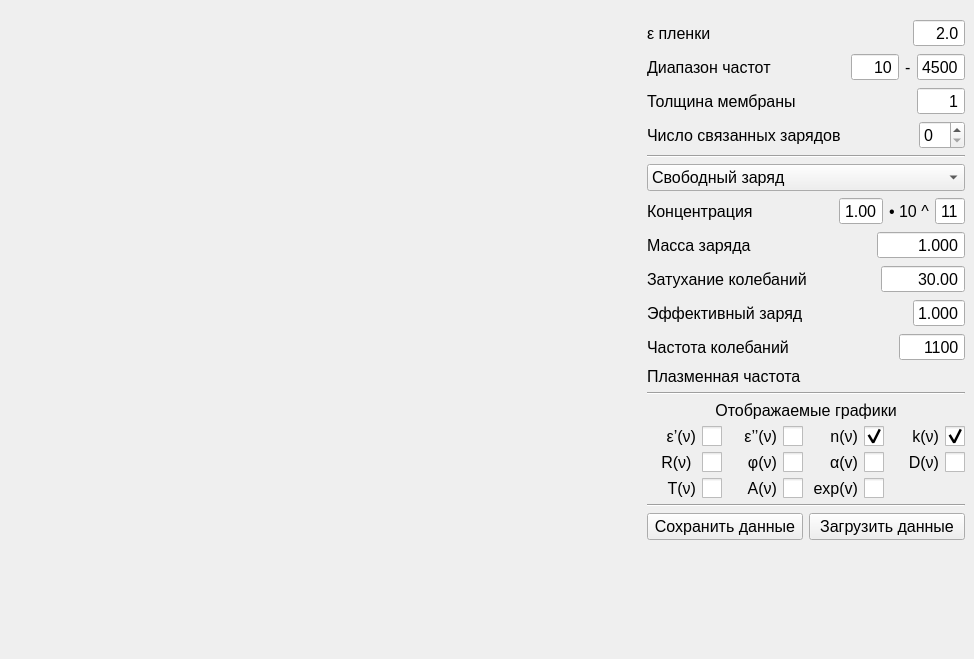
<?xml version="1.0" encoding="UTF-8"?>
<ui version="4.0">
 <class>MainWindow</class>
 <widget class="QMainWindow" name="MainWindow">
  <property name="enabled">
   <bool>true</bool>
  </property>
  <property name="geometry">
   <rect>
    <x>0</x>
    <y>0</y>
    <width>974</width>
    <height>659</height>
   </rect>
  </property>
  <property name="font">
   <font>
    <family>Arial</family>
    <pointsize>12</pointsize>
   </font>
  </property>
  <property name="windowTitle">
   <string>MainWindow</string>
  </property>
  <property name="layoutDirection">
   <enum>Qt::RightToLeft</enum>
  </property>
  <property name="tabShape">
   <enum>QTabWidget::Rounded</enum>
  </property>
  <widget class="QWidget" name="centralwidget">
   <property name="enabled">
    <bool>true</bool>
   </property>
   <layout class="QVBoxLayout" name="verticalLayout_2">
    <item>
     <layout class="QVBoxLayout" name="MainVerticalLayout" stretch="0">
      <property name="sizeConstraint">
       <enum>QLayout::SetMaximumSize</enum>
      </property>
      <property name="topMargin">
       <number>0</number>
      </property>
      <item>
       <layout class="QHBoxLayout" name="GraphHorizontalLayout">
        <property name="sizeConstraint">
         <enum>QLayout::SetDefaultConstraint</enum>
        </property>
        <item>
         <layout class="QVBoxLayout" name="ParamsVerticalLayout">
          <property name="sizeConstraint">
           <enum>QLayout::SetDefaultConstraint</enum>
          </property>
          <property name="topMargin">
           <number>10</number>
          </property>
          <item>
           <layout class="QFormLayout" name="MainParamsLayout">
            <property name="sizeConstraint">
             <enum>QLayout::SetDefaultConstraint</enum>
            </property>
            <property name="fieldGrowthPolicy">
             <enum>QFormLayout::AllNonFixedFieldsGrow</enum>
            </property>
            <property name="rowWrapPolicy">
             <enum>QFormLayout::DontWrapRows</enum>
            </property>
            <item row="0" column="0">
             <widget class="QDoubleSpinBox" name="EpsilonLimitInput">
              <property name="sizePolicy">
               <sizepolicy hsizetype="Preferred" vsizetype="Preferred">
                <horstretch>0</horstretch>
                <verstretch>0</verstretch>
               </sizepolicy>
              </property>
              <property name="font">
               <font>
                <family>Arial</family>
                <pointsize>12</pointsize>
               </font>
              </property>
              <property name="layoutDirection">
               <enum>Qt::LeftToRight</enum>
              </property>
              <property name="autoFillBackground">
               <bool>false</bool>
              </property>
              <property name="wrapping">
               <bool>false</bool>
              </property>
              <property name="alignment">
               <set>Qt::AlignRight|Qt::AlignTrailing|Qt::AlignVCenter</set>
              </property>
              <property name="buttonSymbols">
               <enum>QAbstractSpinBox::NoButtons</enum>
              </property>
              <property name="decimals">
               <number>1</number>
              </property>
              <property name="maximum">
               <double>100.000000000000000</double>
              </property>
              <property name="value">
               <double>2.000000000000000</double>
              </property>
             </widget>
            </item>
            <item row="0" column="1">
             <widget class="QLabel" name="EpsilonLimitText">
              <property name="font">
               <font>
                <family>Arial</family>
                <pointsize>12</pointsize>
                <weight>50</weight>
                <bold>false</bold>
               </font>
              </property>
              <property name="text">
               <string>ε пленки</string>
              </property>
             </widget>
            </item>
            <item row="1" column="0">
             <layout class="QHBoxLayout" name="W_RangeLayout">
              <item>
               <widget class="QDoubleSpinBox" name="W2_RangeInput">
                <property name="sizePolicy">
                 <sizepolicy hsizetype="Preferred" vsizetype="Fixed">
                  <horstretch>0</horstretch>
                  <verstretch>0</verstretch>
                 </sizepolicy>
                </property>
                <property name="font">
                 <font>
                  <family>Arial</family>
                  <pointsize>12</pointsize>
                 </font>
                </property>
                <property name="layoutDirection">
                 <enum>Qt::LeftToRight</enum>
                </property>
                <property name="inputMethodHints">
                 <set>Qt::ImhFormattedNumbersOnly</set>
                </property>
                <property name="alignment">
                 <set>Qt::AlignRight|Qt::AlignTrailing|Qt::AlignVCenter</set>
                </property>
                <property name="buttonSymbols">
                 <enum>QAbstractSpinBox::NoButtons</enum>
                </property>
                <property name="decimals">
                 <number>0</number>
                </property>
                <property name="maximum">
                 <double>9999.000000000000000</double>
                </property>
                <property name="value">
                 <double>4500.000000000000000</double>
                </property>
               </widget>
              </item>
              <item>
               <widget class="QLabel" name="RangeSpliterText">
                <property name="font">
                 <font>
                  <pointsize>12</pointsize>
                 </font>
                </property>
                <property name="text">
                 <string>-</string>
                </property>
               </widget>
              </item>
              <item>
               <widget class="QDoubleSpinBox" name="W1_RangeInput">
                <property name="font">
                 <font>
                  <family>Arial</family>
                  <pointsize>12</pointsize>
                 </font>
                </property>
                <property name="layoutDirection">
                 <enum>Qt::LeftToRight</enum>
                </property>
                <property name="alignment">
                 <set>Qt::AlignRight|Qt::AlignTrailing|Qt::AlignVCenter</set>
                </property>
                <property name="buttonSymbols">
                 <enum>QAbstractSpinBox::NoButtons</enum>
                </property>
                <property name="decimals">
                 <number>0</number>
                </property>
                <property name="maximum">
                 <double>9999.000000000000000</double>
                </property>
                <property name="value">
                 <double>10.000000000000000</double>
                </property>
               </widget>
              </item>
             </layout>
            </item>
            <item row="1" column="1">
             <widget class="QLabel" name="W_RangeText">
              <property name="font">
               <font>
                <family>Arial</family>
                <pointsize>12</pointsize>
               </font>
              </property>
              <property name="text">
               <string>Диапазон частот</string>
              </property>
              <property name="textFormat">
               <enum>Qt::AutoText</enum>
              </property>
             </widget>
            </item>
            <item row="2" column="0">
             <widget class="QDoubleSpinBox" name="ThicknessInput">
              <property name="sizePolicy">
               <sizepolicy hsizetype="Expanding" vsizetype="Minimum">
                <horstretch>0</horstretch>
                <verstretch>0</verstretch>
               </sizepolicy>
              </property>
              <property name="font">
               <font>
                <family>Arial</family>
                <pointsize>12</pointsize>
               </font>
              </property>
              <property name="layoutDirection">
               <enum>Qt::LeftToRight</enum>
              </property>
              <property name="alignment">
               <set>Qt::AlignRight|Qt::AlignTrailing|Qt::AlignVCenter</set>
              </property>
              <property name="buttonSymbols">
               <enum>QAbstractSpinBox::NoButtons</enum>
              </property>
              <property name="decimals">
               <number>0</number>
              </property>
              <property name="maximum">
               <double>9999.000000000000000</double>
              </property>
              <property name="value">
               <double>1.000000000000000</double>
              </property>
             </widget>
            </item>
            <item row="2" column="1">
             <widget class="QLabel" name="MembraneThicknessText">
              <property name="font">
               <font>
                <family>Arial</family>
                <pointsize>12</pointsize>
               </font>
              </property>
              <property name="text">
               <string>Толщина мембраны</string>
              </property>
             </widget>
            </item>
            <item row="3" column="1">
             <widget class="QLabel" name="ChargeCountLabel">
              <property name="font">
               <font>
                <family>Arial</family>
                <pointsize>12</pointsize>
               </font>
              </property>
              <property name="text">
               <string>Число связанных зарядов </string>
              </property>
             </widget>
            </item>
            <item row="3" column="0">
             <widget class="QSpinBox" name="BoundCountInput">
              <property name="font">
               <font>
                <family>Arial</family>
                <pointsize>12</pointsize>
               </font>
              </property>
              <property name="layoutDirection">
               <enum>Qt::LeftToRight</enum>
              </property>
              <property name="correctionMode">
               <enum>QAbstractSpinBox::CorrectToPreviousValue</enum>
              </property>
              <property name="minimum">
               <number>0</number>
              </property>
              <property name="maximum">
               <number>10</number>
              </property>
              <property name="value">
               <number>0</number>
              </property>
             </widget>
            </item>
           </layout>
          </item>
          <item>
           <widget class="Line" name="line">
            <property name="orientation">
             <enum>Qt::Horizontal</enum>
            </property>
           </widget>
          </item>
          <item>
           <widget class="QComboBox" name="ChargeComboBox">
            <property name="font">
             <font>
              <family>Arial</family>
              <pointsize>12</pointsize>
             </font>
            </property>
            <property name="layoutDirection">
             <enum>Qt::LeftToRight</enum>
            </property>
            <property name="editable">
             <bool>false</bool>
            </property>
            <property name="currentText">
             <string>Свободный заряд</string>
            </property>
            <property name="currentIndex">
             <number>0</number>
            </property>
            <property name="maxVisibleItems">
             <number>10</number>
            </property>
            <property name="maxCount">
             <number>200</number>
            </property>
            <property name="duplicatesEnabled">
             <bool>false</bool>
            </property>
            <item>
             <property name="text">
              <string>Свободный заряд</string>
             </property>
            </item>
           </widget>
          </item>
          <item>
           <layout class="QHBoxLayout" name="horizontalLayout">
            <property name="sizeConstraint">
             <enum>QLayout::SetMinAndMaxSize</enum>
            </property>
            <property name="topMargin">
             <number>0</number>
            </property>
            <item>
             <widget class="QDoubleSpinBox" name="NInputPow">
              <property name="sizePolicy">
               <sizepolicy hsizetype="Maximum" vsizetype="Ignored">
                <horstretch>0</horstretch>
                <verstretch>0</verstretch>
               </sizepolicy>
              </property>
              <property name="font">
               <font>
                <family>Arial</family>
                <pointsize>12</pointsize>
               </font>
              </property>
              <property name="layoutDirection">
               <enum>Qt::LeftToRight</enum>
              </property>
              <property name="alignment">
               <set>Qt::AlignRight|Qt::AlignTrailing|Qt::AlignVCenter</set>
              </property>
              <property name="buttonSymbols">
               <enum>QAbstractSpinBox::NoButtons</enum>
              </property>
              <property name="suffix">
               <string/>
              </property>
              <property name="decimals">
               <number>0</number>
              </property>
              <property name="minimum">
               <double>1.000000000000000</double>
              </property>
              <property name="maximum">
               <double>23.000000000000000</double>
              </property>
              <property name="value">
               <double>11.000000000000000</double>
              </property>
             </widget>
            </item>
            <item>
             <widget class="QLabel" name="Npow">
              <property name="sizePolicy">
               <sizepolicy hsizetype="Maximum" vsizetype="Minimum">
                <horstretch>0</horstretch>
                <verstretch>0</verstretch>
               </sizepolicy>
              </property>
              <property name="font">
               <font>
                <family>Arial</family>
                <pointsize>12</pointsize>
               </font>
              </property>
              <property name="text">
               <string>• 10 ^</string>
              </property>
              <property name="textFormat">
               <enum>Qt::AutoText</enum>
              </property>
              <property name="scaledContents">
               <bool>true</bool>
              </property>
             </widget>
            </item>
            <item>
             <widget class="QDoubleSpinBox" name="NInput">
              <property name="sizePolicy">
               <sizepolicy hsizetype="Maximum" vsizetype="Fixed">
                <horstretch>0</horstretch>
                <verstretch>0</verstretch>
               </sizepolicy>
              </property>
              <property name="font">
               <font>
                <family>Arial</family>
                <pointsize>12</pointsize>
               </font>
              </property>
              <property name="layoutDirection">
               <enum>Qt::LeftToRight</enum>
              </property>
              <property name="wrapping">
               <bool>false</bool>
              </property>
              <property name="frame">
               <bool>true</bool>
              </property>
              <property name="alignment">
               <set>Qt::AlignRight|Qt::AlignTrailing|Qt::AlignVCenter</set>
              </property>
              <property name="buttonSymbols">
               <enum>QAbstractSpinBox::NoButtons</enum>
              </property>
              <property name="showGroupSeparator" stdset="0">
               <bool>false</bool>
              </property>
              <property name="decimals">
               <number>2</number>
              </property>
              <property name="maximum">
               <double>9.000000000000000</double>
              </property>
              <property name="value">
               <double>1.000000000000000</double>
              </property>
             </widget>
            </item>
            <item>
             <widget class="QLabel" name="NLabel">
              <property name="font">
               <font>
                <family>Arial</family>
                <pointsize>12</pointsize>
               </font>
              </property>
              <property name="styleSheet">
               <string notr="true">label-&gt;setText(&quot;&lt;html&gt;&lt;head/&gt;&lt;body&gt;&lt;p&gt;U&lt;span style=&quot;&quot; vertical-align:sub;&quot;&quot;&gt;ABC&lt;/span&gt;&lt;/p&gt;&lt;/body&gt;&lt;/html&gt;&quot;);
</string>
              </property>
              <property name="text">
               <string>Концентрация</string>
              </property>
             </widget>
            </item>
           </layout>
          </item>
          <item>
           <layout class="QFormLayout" name="ChargeLayout">
            <property name="sizeConstraint">
             <enum>QLayout::SetMaximumSize</enum>
            </property>
            <property name="fieldGrowthPolicy">
             <enum>QFormLayout::AllNonFixedFieldsGrow</enum>
            </property>
            <property name="rowWrapPolicy">
             <enum>QFormLayout::DontWrapRows</enum>
            </property>
            <item row="1" column="0">
             <widget class="QDoubleSpinBox" name="ChargeMassInput">
              <property name="sizePolicy">
               <sizepolicy hsizetype="Fixed" vsizetype="Fixed">
                <horstretch>0</horstretch>
                <verstretch>0</verstretch>
               </sizepolicy>
              </property>
              <property name="font">
               <font>
                <family>Arial</family>
                <pointsize>12</pointsize>
               </font>
              </property>
              <property name="layoutDirection">
               <enum>Qt::LeftToRight</enum>
              </property>
              <property name="alignment">
               <set>Qt::AlignRight|Qt::AlignTrailing|Qt::AlignVCenter</set>
              </property>
              <property name="buttonSymbols">
               <enum>QAbstractSpinBox::NoButtons</enum>
              </property>
              <property name="decimals">
               <number>3</number>
              </property>
              <property name="maximum">
               <double>10000.000000000000000</double>
              </property>
              <property name="value">
               <double>1.000000000000000</double>
              </property>
             </widget>
            </item>
            <item row="1" column="1">
             <widget class="QLabel" name="ChargeMassLabel">
              <property name="font">
               <font>
                <family>Arial</family>
                <pointsize>12</pointsize>
               </font>
              </property>
              <property name="text">
               <string>Масса заряда</string>
              </property>
             </widget>
            </item>
            <item row="2" column="0">
             <widget class="QDoubleSpinBox" name="GammaInput">
              <property name="font">
               <font>
                <family>Arial</family>
                <pointsize>12</pointsize>
               </font>
              </property>
              <property name="alignment">
               <set>Qt::AlignRight|Qt::AlignTrailing|Qt::AlignVCenter</set>
              </property>
              <property name="buttonSymbols">
               <enum>QAbstractSpinBox::NoButtons</enum>
              </property>
              <property name="minimum">
               <double>-99999.990000000005239</double>
              </property>
              <property name="maximum">
               <double>99999.990000000005239</double>
              </property>
              <property name="value">
               <double>30.000000000000000</double>
              </property>
             </widget>
            </item>
            <item row="2" column="1">
             <widget class="QLabel" name="GammaLabel">
              <property name="font">
               <font>
                <family>Arial</family>
                <pointsize>12</pointsize>
               </font>
              </property>
              <property name="text">
               <string>Затухание колебаний</string>
              </property>
             </widget>
            </item>
            <item row="3" column="1">
             <widget class="QLabel" name="EffectiveChargeLabel">
              <property name="font">
               <font>
                <family>Arial</family>
                <pointsize>12</pointsize>
               </font>
              </property>
              <property name="text">
               <string>Эффективный заряд </string>
              </property>
             </widget>
            </item>
            <item row="3" column="0">
             <widget class="QDoubleSpinBox" name="EffectiveChargeInput">
              <property name="sizePolicy">
               <sizepolicy hsizetype="Maximum" vsizetype="Fixed">
                <horstretch>0</horstretch>
                <verstretch>0</verstretch>
               </sizepolicy>
              </property>
              <property name="font">
               <font>
                <family>Arial</family>
                <pointsize>12</pointsize>
               </font>
              </property>
              <property name="layoutDirection">
               <enum>Qt::LeftToRight</enum>
              </property>
              <property name="alignment">
               <set>Qt::AlignRight|Qt::AlignTrailing|Qt::AlignVCenter</set>
              </property>
              <property name="buttonSymbols">
               <enum>QAbstractSpinBox::NoButtons</enum>
              </property>
              <property name="decimals">
               <number>3</number>
              </property>
              <property name="minimum">
               <double>1.000000000000000</double>
              </property>
              <property name="maximum">
               <double>4.000000000000000</double>
              </property>
             </widget>
            </item>
            <item row="4" column="1">
             <widget class="QLabel" name="FreqLabel">
              <property name="enabled">
               <bool>true</bool>
              </property>
              <property name="font">
               <font>
                <family>Arial</family>
                <pointsize>12</pointsize>
               </font>
              </property>
              <property name="text">
               <string>Частота колебаний</string>
              </property>
             </widget>
            </item>
            <item row="4" column="0">
             <widget class="QDoubleSpinBox" name="FreqInput">
              <property name="font">
               <font>
                <family>Arial</family>
                <pointsize>12</pointsize>
               </font>
              </property>
              <property name="layoutDirection">
               <enum>Qt::LeftToRight</enum>
              </property>
              <property name="alignment">
               <set>Qt::AlignRight|Qt::AlignTrailing|Qt::AlignVCenter</set>
              </property>
              <property name="buttonSymbols">
               <enum>QAbstractSpinBox::NoButtons</enum>
              </property>
              <property name="decimals">
               <number>0</number>
              </property>
              <property name="maximum">
               <double>999999.000000000000000</double>
              </property>
              <property name="value">
               <double>1100.000000000000000</double>
              </property>
             </widget>
            </item>
            <item row="5" column="1">
             <widget class="QLabel" name="PlasmOmegaHintLabel">
              <property name="font">
               <font>
                <family>Arial</family>
                <pointsize>12</pointsize>
               </font>
              </property>
              <property name="text">
               <string>Плазменная частота</string>
              </property>
             </widget>
            </item>
            <item row="5" column="0">
             <widget class="QLabel" name="PlasmOmegaText">
              <property name="font">
               <font>
                <family>Arial</family>
                <pointsize>12</pointsize>
               </font>
              </property>
              <property name="text">
               <string/>
              </property>
             </widget>
            </item>
           </layout>
          </item>
          <item>
           <widget class="Line" name="line_2">
            <property name="orientation">
             <enum>Qt::Horizontal</enum>
            </property>
           </widget>
          </item>
          <item>
           <layout class="QVBoxLayout" name="GraphShowLayout">
            <item>
             <widget class="QLabel" name="ShowLabel">
              <property name="font">
               <font>
                <family>Arial</family>
                <pointsize>12</pointsize>
               </font>
              </property>
              <property name="text">
               <string>Отображаемые графики</string>
              </property>
              <property name="alignment">
               <set>Qt::AlignCenter</set>
              </property>
             </widget>
            </item>
            <item>
             <layout class="QGridLayout" name="GraphShowGridLayout">
              <item row="0" column="3">
               <widget class="QCheckBox" name="ERealShowButton">
                <property name="font">
                 <font>
                  <family>Arial</family>
                  <pointsize>12</pointsize>
                 </font>
                </property>
                <property name="contextMenuPolicy">
                 <enum>Qt::DefaultContextMenu</enum>
                </property>
                <property name="layoutDirection">
                 <enum>Qt::RightToLeft</enum>
                </property>
                <property name="styleSheet">
                 <string notr="true">QCheckBox::indicator {
     width: 20px;
     height: 20px;
}</string>
                </property>
                <property name="text">
                 <string>ε’(ν)</string>
                </property>
                <property name="checked">
                 <bool>false</bool>
                </property>
               </widget>
              </item>
              <item row="0" column="2">
               <widget class="QCheckBox" name="EImgShowButton">
                <property name="font">
                 <font>
                  <family>Arial</family>
                  <pointsize>12</pointsize>
                 </font>
                </property>
                <property name="styleSheet">
                 <string notr="true">QCheckBox::indicator {
     width: 20px;
     height: 20px;
}</string>
                </property>
                <property name="text">
                 <string>ε’’(ν)</string>
                </property>
                <property name="checked">
                 <bool>false</bool>
                </property>
               </widget>
              </item>
              <item row="0" column="1">
               <widget class="QCheckBox" name="NShowButton">
                <property name="font">
                 <font>
                  <family>Arial</family>
                  <pointsize>12</pointsize>
                 </font>
                </property>
                <property name="styleSheet">
                 <string notr="true">QCheckBox::indicator {
     width: 20px;
     height: 20px;
}</string>
                </property>
                <property name="text">
                 <string>n(ν)</string>
                </property>
                <property name="checked">
                 <bool>true</bool>
                </property>
               </widget>
              </item>
              <item row="0" column="0">
               <widget class="QCheckBox" name="KShowButton">
                <property name="font">
                 <font>
                  <family>Arial</family>
                  <pointsize>12</pointsize>
                 </font>
                </property>
                <property name="styleSheet">
                 <string notr="true">QCheckBox::indicator {
     width: 20px;
     height: 20px;
}</string>
                </property>
                <property name="text">
                 <string>k(ν)</string>
                </property>
                <property name="checked">
                 <bool>true</bool>
                </property>
               </widget>
              </item>
              <item row="1" column="3">
               <widget class="QCheckBox" name="RShowButton">
                <property name="font">
                 <font>
                  <family>Arial</family>
                  <pointsize>12</pointsize>
                 </font>
                </property>
                <property name="styleSheet">
                 <string notr="true">QCheckBox::indicator {
     width: 20px;
     height: 20px;
}</string>
                </property>
                <property name="text">
                 <string>R(ν) </string>
                </property>
                <property name="checked">
                 <bool>false</bool>
                </property>
               </widget>
              </item>
              <item row="1" column="2">
               <widget class="QCheckBox" name="PhiShowButton">
                <property name="font">
                 <font>
                  <family>Arial</family>
                  <pointsize>12</pointsize>
                 </font>
                </property>
                <property name="styleSheet">
                 <string notr="true">QCheckBox::indicator {
     width: 20px;
     height: 20px;
}</string>
                </property>
                <property name="text">
                 <string>φ(ν)</string>
                </property>
                <property name="checked">
                 <bool>false</bool>
                </property>
               </widget>
              </item>
              <item row="1" column="1">
               <widget class="QCheckBox" name="AlphaShowButton">
                <property name="font">
                 <font>
                  <family>Arial</family>
                  <pointsize>12</pointsize>
                 </font>
                </property>
                <property name="styleSheet">
                 <string notr="true">QCheckBox::indicator {
     width: 20px;
     height: 20px;
}</string>
                </property>
                <property name="text">
                 <string>α(v)</string>
                </property>
                <property name="checked">
                 <bool>false</bool>
                </property>
               </widget>
              </item>
              <item row="1" column="0">
               <widget class="QCheckBox" name="DShowButton">
                <property name="font">
                 <font>
                  <family>Arial</family>
                  <pointsize>12</pointsize>
                 </font>
                </property>
                <property name="styleSheet">
                 <string notr="true">QCheckBox::indicator {
     width: 20px;
     height: 20px;
}</string>
                </property>
                <property name="text">
                 <string>D(ν)</string>
                </property>
                <property name="checked">
                 <bool>false</bool>
                </property>
                <property name="autoRepeat">
                 <bool>false</bool>
                </property>
               </widget>
              </item>
              <item row="2" column="3">
               <widget class="QCheckBox" name="TShowButton">
                <property name="font">
                 <font>
                  <family>Arial</family>
                  <pointsize>12</pointsize>
                 </font>
                </property>
                <property name="styleSheet">
                 <string notr="true">QCheckBox::indicator {
     width: 20px;
     height: 20px;
}</string>
                </property>
                <property name="text">
                 <string>T(ν)</string>
                </property>
                <property name="checked">
                 <bool>false</bool>
                </property>
               </widget>
              </item>
              <item row="2" column="2">
               <widget class="QCheckBox" name="AShowButton">
                <property name="font">
                 <font>
                  <family>Arial</family>
                  <pointsize>12</pointsize>
                 </font>
                </property>
                <property name="styleSheet">
                 <string notr="true">QCheckBox::indicator {
     width: 20px;
     height: 20px;
}</string>
                </property>
                <property name="text">
                 <string>A(ν)</string>
                </property>
                <property name="checked">
                 <bool>false</bool>
                </property>
               </widget>
              </item>
              <item row="2" column="1">
               <widget class="QCheckBox" name="ExpShowButton">
                <property name="font">
                 <font>
                  <family>Arial</family>
                  <pointsize>12</pointsize>
                 </font>
                </property>
                <property name="styleSheet">
                 <string notr="true">QCheckBox::indicator {
     width: 20px;
     height: 20px;
}</string>
                </property>
                <property name="text">
                 <string>exp(v)</string>
                </property>
                <property name="checked">
                 <bool>false</bool>
                </property>
               </widget>
              </item>
             </layout>
            </item>
           </layout>
          </item>
          <item>
           <widget class="Line" name="line_3">
            <property name="orientation">
             <enum>Qt::Horizontal</enum>
            </property>
           </widget>
          </item>
          <item>
           <layout class="QHBoxLayout" name="horizontalLayout_2">
            <item>
             <widget class="QPushButton" name="ImportButton">
              <property name="text">
               <string>Загрузить данные</string>
              </property>
             </widget>
            </item>
            <item>
             <widget class="QPushButton" name="ExportButton">
              <property name="text">
               <string>Сохранить данные</string>
              </property>
             </widget>
            </item>
           </layout>
          </item>
          <item>
           <spacer name="verticalSpacer">
            <property name="orientation">
             <enum>Qt::Vertical</enum>
            </property>
            <property name="sizeHint" stdset="0">
             <size>
              <width>20</width>
              <height>40</height>
             </size>
            </property>
           </spacer>
          </item>
         </layout>
        </item>
        <item>
         <widget class="MplWidget" name="graph" native="true">
          <property name="sizePolicy">
           <sizepolicy hsizetype="Preferred" vsizetype="Preferred">
            <horstretch>1</horstretch>
            <verstretch>1</verstretch>
           </sizepolicy>
          </property>
          <property name="minimumSize">
           <size>
            <width>350</width>
            <height>350</height>
           </size>
          </property>
          <property name="maximumSize">
           <size>
            <width>16777215</width>
            <height>16777215</height>
           </size>
          </property>
          <property name="acceptDrops">
           <bool>false</bool>
          </property>
          <property name="layoutDirection">
           <enum>Qt::RightToLeft</enum>
          </property>
          <property name="autoFillBackground">
           <bool>true</bool>
          </property>
         </widget>
        </item>
       </layout>
      </item>
     </layout>
    </item>
   </layout>
  </widget>
 </widget>
 <customwidgets>
  <customwidget>
   <class>MplWidget</class>
   <extends>QWidget</extends>
   <header location="global">mplwidget.h</header>
   <container>1</container>
  </customwidget>
 </customwidgets>
 <resources/>
 <connections/>
</ui>
